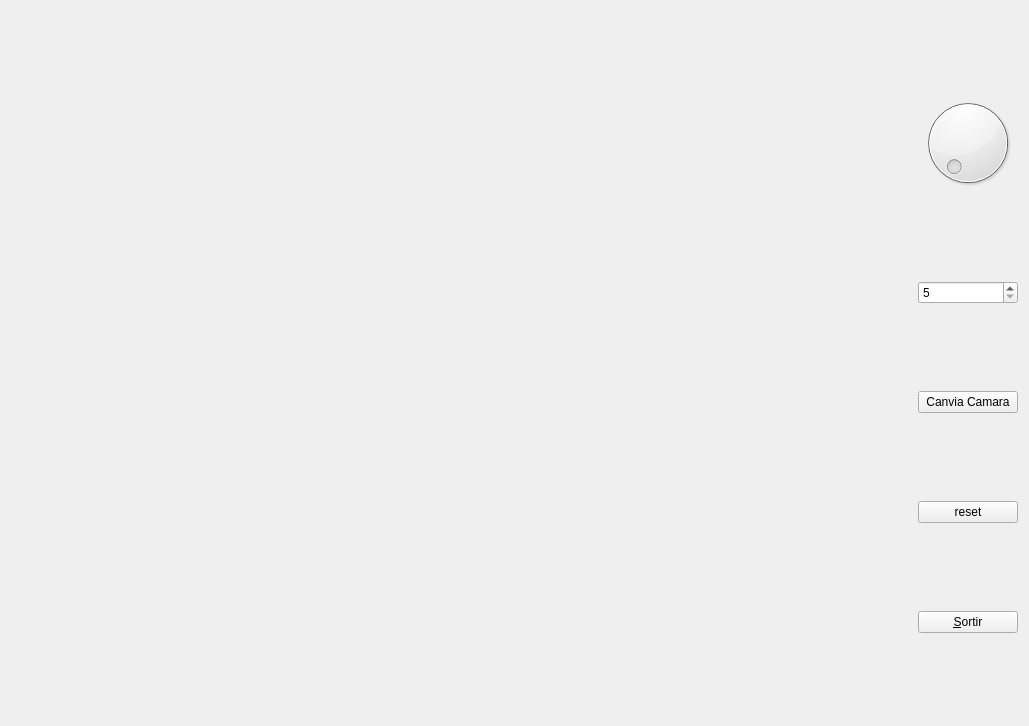
<?xml version="1.0" encoding="UTF-8"?>
<ui version="4.0">
 <class>MyForm</class>
 <widget class="QWidget" name="MyForm">
  <property name="geometry">
   <rect>
    <x>0</x>
    <y>0</y>
    <width>1029</width>
    <height>726</height>
   </rect>
  </property>
  <property name="windowTitle">
   <string>IDI-Lab</string>
  </property>
  <layout class="QHBoxLayout" name="horizontalLayout">
   <item>
    <widget class="MyGLWidget" name="widget" native="true">
     <property name="sizePolicy">
      <sizepolicy hsizetype="Expanding" vsizetype="Expanding">
       <horstretch>0</horstretch>
       <verstretch>0</verstretch>
      </sizepolicy>
     </property>
     <property name="focusPolicy">
      <enum>Qt::StrongFocus</enum>
     </property>
    </widget>
   </item>
   <item>
    <layout class="QVBoxLayout" name="verticalLayout">
     <item>
      <spacer name="verticalSpacer_2">
       <property name="orientation">
        <enum>Qt::Vertical</enum>
       </property>
       <property name="sizeHint" stdset="0">
        <size>
         <width>20</width>
         <height>40</height>
        </size>
       </property>
      </spacer>
     </item>
     <item>
      <widget class="QDial" name="dial">
       <property name="maximum">
        <number>360</number>
       </property>
       <property name="singleStep">
        <number>1</number>
       </property>
      </widget>
     </item>
     <item>
      <spacer name="verticalSpacer">
       <property name="orientation">
        <enum>Qt::Vertical</enum>
       </property>
       <property name="sizeHint" stdset="0">
        <size>
         <width>20</width>
         <height>40</height>
        </size>
       </property>
      </spacer>
     </item>
     <item>
      <widget class="QSpinBox" name="spinBox">
       <property name="minimum">
        <number>5</number>
       </property>
       <property name="maximum">
        <number>30</number>
       </property>
      </widget>
     </item>
     <item>
      <spacer name="verticalSpacer_3">
       <property name="orientation">
        <enum>Qt::Vertical</enum>
       </property>
       <property name="sizeHint" stdset="0">
        <size>
         <width>20</width>
         <height>40</height>
        </size>
       </property>
      </spacer>
     </item>
     <item>
      <widget class="QPushButton" name="pushButton_3">
       <property name="text">
        <string>Canvia Camara</string>
       </property>
      </widget>
     </item>
     <item>
      <spacer name="verticalSpacer_4">
       <property name="orientation">
        <enum>Qt::Vertical</enum>
       </property>
       <property name="sizeHint" stdset="0">
        <size>
         <width>20</width>
         <height>40</height>
        </size>
       </property>
      </spacer>
     </item>
     <item>
      <widget class="QPushButton" name="pushButton_2">
       <property name="text">
        <string>reset</string>
       </property>
      </widget>
     </item>
     <item>
      <spacer name="verticalSpacer_5">
       <property name="orientation">
        <enum>Qt::Vertical</enum>
       </property>
       <property name="sizeHint" stdset="0">
        <size>
         <width>20</width>
         <height>40</height>
        </size>
       </property>
      </spacer>
     </item>
     <item>
      <widget class="QPushButton" name="pushButton">
       <property name="sizePolicy">
        <sizepolicy hsizetype="Minimum" vsizetype="Fixed">
         <horstretch>0</horstretch>
         <verstretch>0</verstretch>
        </sizepolicy>
       </property>
       <property name="focusPolicy">
        <enum>Qt::NoFocus</enum>
       </property>
       <property name="text">
        <string>&amp;Sortir</string>
       </property>
      </widget>
     </item>
     <item>
      <spacer name="verticalSpacer_6">
       <property name="orientation">
        <enum>Qt::Vertical</enum>
       </property>
       <property name="sizeHint" stdset="0">
        <size>
         <width>20</width>
         <height>40</height>
        </size>
       </property>
      </spacer>
     </item>
    </layout>
   </item>
  </layout>
 </widget>
 <customwidgets>
  <customwidget>
   <class>MyGLWidget</class>
   <extends>QWidget</extends>
   <header>MyGLWidget.h</header>
   <container>1</container>
   <slots>
    <signal>resetArbresCheckBox(bool)</signal>
    <signal>setPlantaRadio(bool)</signal>
    <signal>setTerceraPersonaRadio(bool)</signal>
    <slot>showTrees(bool)</slot>
    <slot>resetCamera()</slot>
    <slot>changeCamera(int)</slot>
    <slot>createTrees(int)</slot>
    <slot>resetCam()</slot>
    <slot>orthoCam()</slot>
    <slot>addTree(int)</slot>
    <slot>rotateTrees(int)</slot>
   </slots>
  </customwidget>
 </customwidgets>
 <resources/>
 <connections>
  <connection>
   <sender>pushButton</sender>
   <signal>clicked()</signal>
   <receiver>MyForm</receiver>
   <slot>close()</slot>
   <hints>
    <hint type="sourcelabel">
     <x>998</x>
     <y>635</y>
    </hint>
    <hint type="destinationlabel">
     <x>839</x>
     <y>529</y>
    </hint>
   </hints>
  </connection>
  <connection>
   <sender>spinBox</sender>
   <signal>valueChanged(int)</signal>
   <receiver>widget</receiver>
   <slot>createTrees(int)</slot>
   <hints>
    <hint type="sourcelabel">
     <x>961</x>
     <y>297</y>
    </hint>
    <hint type="destinationlabel">
     <x>866</x>
     <y>217</y>
    </hint>
   </hints>
  </connection>
  <connection>
   <sender>pushButton_2</sender>
   <signal>clicked()</signal>
   <receiver>widget</receiver>
   <slot>resetCamera()</slot>
   <hints>
    <hint type="sourcelabel">
     <x>946</x>
     <y>506</y>
    </hint>
    <hint type="destinationlabel">
     <x>824</x>
     <y>460</y>
    </hint>
   </hints>
  </connection>
  <connection>
   <sender>dial</sender>
   <signal>sliderMoved(int)</signal>
   <receiver>widget</receiver>
   <slot>rotateTrees(int)</slot>
   <hints>
    <hint type="sourcelabel">
     <x>951</x>
     <y>154</y>
    </hint>
    <hint type="destinationlabel">
     <x>806</x>
     <y>139</y>
    </hint>
   </hints>
  </connection>
  <connection>
   <sender>pushButton_3</sender>
   <signal>clicked()</signal>
   <receiver>widget</receiver>
   <slot>orthoCam()</slot>
   <hints>
    <hint type="sourcelabel">
     <x>927</x>
     <y>393</y>
    </hint>
    <hint type="destinationlabel">
     <x>856</x>
     <y>392</y>
    </hint>
   </hints>
  </connection>
 </connections>
</ui>
